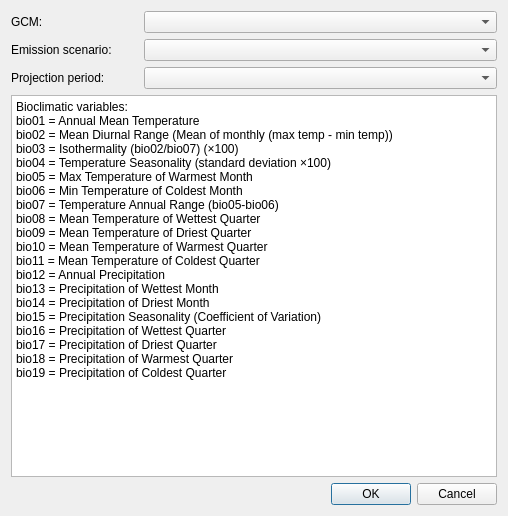
<?xml version="1.0" encoding="UTF-8"?>
<ui version="4.0">
 <class>climProj_dlg</class>
 <widget class="QDialog" name="climProj_dlg">
  <property name="geometry">
   <rect>
    <x>0</x>
    <y>0</y>
    <width>508</width>
    <height>516</height>
   </rect>
  </property>
  <property name="windowTitle">
   <string>Dialog</string>
  </property>
  <layout class="QGridLayout" name="gridLayout_2">
   <item row="0" column="0">
    <layout class="QGridLayout" name="gridLayout">
     <item row="0" column="0">
      <widget class="QLabel" name="label">
       <property name="text">
        <string>GCM:</string>
       </property>
      </widget>
     </item>
     <item row="0" column="1">
      <widget class="QComboBox" name="comboBox"/>
     </item>
     <item row="1" column="0">
      <widget class="QLabel" name="label_2">
       <property name="maximumSize">
        <size>
         <width>127</width>
         <height>16777215</height>
        </size>
       </property>
       <property name="text">
        <string>Emission scenario:</string>
       </property>
      </widget>
     </item>
     <item row="1" column="1">
      <widget class="QComboBox" name="comboBox_2"/>
     </item>
     <item row="2" column="0">
      <widget class="QLabel" name="label_3">
       <property name="text">
        <string>Projection period:</string>
       </property>
      </widget>
     </item>
     <item row="2" column="1">
      <widget class="QComboBox" name="comboBox_3"/>
     </item>
    </layout>
   </item>
   <item row="1" column="0">
    <widget class="QPlainTextEdit" name="plainTextEdit">
     <property name="enabled">
      <bool>true</bool>
     </property>
     <property name="readOnly">
      <bool>true</bool>
     </property>
     <property name="plainText">
      <string>Bioclimatic variables:
bio01 = Annual Mean Temperature
bio02 = Mean Diurnal Range (Mean of monthly (max temp - min temp))
bio03 = Isothermality (bio02/bio07) (×100)
bio04 = Temperature Seasonality (standard deviation ×100)
bio05 = Max Temperature of Warmest Month
bio06 = Min Temperature of Coldest Month
bio07 = Temperature Annual Range (bio05-bio06)
bio08 = Mean Temperature of Wettest Quarter
bio09 = Mean Temperature of Driest Quarter
bio10 = Mean Temperature of Warmest Quarter
bio11 = Mean Temperature of Coldest Quarter
bio12 = Annual Precipitation
bio13 = Precipitation of Wettest Month
bio14 = Precipitation of Driest Month
bio15 = Precipitation Seasonality (Coefficient of Variation)
bio16 = Precipitation of Wettest Quarter
bio17 = Precipitation of Driest Quarter
bio18 = Precipitation of Warmest Quarter
bio19 = Precipitation of Coldest Quarter</string>
     </property>
     <property name="overwriteMode">
      <bool>false</bool>
     </property>
    </widget>
   </item>
   <item row="2" column="0">
    <widget class="QDialogButtonBox" name="buttonBox">
     <property name="orientation">
      <enum>Qt::Horizontal</enum>
     </property>
     <property name="standardButtons">
      <set>QDialogButtonBox::Cancel|QDialogButtonBox::Ok</set>
     </property>
    </widget>
   </item>
  </layout>
 </widget>
 <resources/>
 <connections>
  <connection>
   <sender>buttonBox</sender>
   <signal>accepted()</signal>
   <receiver>climProj_dlg</receiver>
   <slot>accept()</slot>
   <hints>
    <hint type="sourcelabel">
     <x>248</x>
     <y>254</y>
    </hint>
    <hint type="destinationlabel">
     <x>157</x>
     <y>274</y>
    </hint>
   </hints>
  </connection>
  <connection>
   <sender>buttonBox</sender>
   <signal>rejected()</signal>
   <receiver>climProj_dlg</receiver>
   <slot>reject()</slot>
   <hints>
    <hint type="sourcelabel">
     <x>316</x>
     <y>260</y>
    </hint>
    <hint type="destinationlabel">
     <x>286</x>
     <y>274</y>
    </hint>
   </hints>
  </connection>
 </connections>
</ui>
